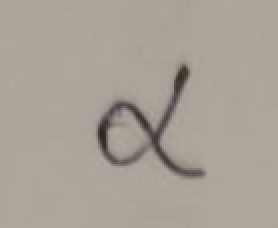
//> input picture 5-deep-networks/data/greek_custom/0_1.jpg, 139 x 114 px (shown 2 times larger)
$ ./main ../../5-deep-networks/data/greek_custom/0_1.jpg   (built with g++ and OpenCV 4)
//> lines starting //> are read from the running program, lines starting //| are printed output that depends on the picture
/*
  Chromaticity Analysis
  Based on Bruce A. Maxwell's histogram code (Spring 2024, CS 5330)

  This program:
  1. Loads an image with a cast shadow
  2. Generates an rg chromaticity 2D histogram
  3. Creates a chromaticity visualization of the original image
     (all pixels at same intensity, shadows should disappear)
*/

#include <cstdio>
#include <cstring>
#include <iostream>
#include <opencv2/opencv.hpp>

// Function to create rg chromaticity histogram
cv::Mat createChromaticityHistogram(const cv::Mat& src, int histsize = 256) {
    cv::Mat hist = cv::Mat::zeros(cv::Size(histsize, histsize), CV_32FC1);
    float max = 0;

    // Loop over all pixels
    for (int i = 0; i < src.rows; i++) {
        const cv::Vec3b* ptr = src.ptr<cv::Vec3b>(i);
        for (int j = 0; j < src.cols; j++) {
            float B = ptr[j][0];
            float G = ptr[j][1];
            float R = ptr[j][2];

            // Compute the r,g chromaticity
            float divisor = R + G + B;
            divisor = divisor > 0.0 ? divisor : 1.0;
            float r = R / divisor;
            float g = G / divisor;

            // Compute indexes
            int rindex = (int)(r * (histsize - 1) + 0.5);
            int gindex = (int)(g * (histsize - 1) + 0.5);

            // Increment the histogram
            hist.at<float>(rindex, gindex)++;
            float newvalue = hist.at<float>(rindex, gindex);
            max = newvalue > max ? newvalue : max;
        }
    }

    printf("Histogram: Largest bucket has %d pixels\n", (int)max);

    // Normalize by number of pixels
    hist /= (src.rows * src.cols);

    return hist;
}

// Function to visualize the histogram
cv::Mat visualizeHistogram(const cv::Mat& hist) {
    cv::Mat dst;
    dst.create(hist.size(), CV_8UC3);

    for (int i = 0; i < hist.rows; i++) {
        cv::Vec3b* ptr = dst.ptr<cv::Vec3b>(i);
        const float* hptr = hist.ptr<float>(i);
        for (int j = 0; j < hist.cols; j++) {
            // Region where r + g > 1 (invalid chromaticity)
            if (i + j > hist.rows) {
                ptr[j] = cv::Vec3b(200, 120, 60);
                continue;
            }

            float rcolor = (float)i / hist.rows;
            float gcolor = (float)j / hist.cols;
            float bcolor = 1 - (rcolor + gcolor);

            // Color bins by their chromaticity, weighted by histogram value
            ptr[j][0] = hptr[j] > 0 ? (uchar)(hptr[j] * 128 + 128 * bcolor) : 0;
            ptr[j][1] = hptr[j] > 0 ? (uchar)(hptr[j] * 128 + 128 * gcolor) : 0;
            ptr[j][2] = hptr[j] > 0 ? (uchar)(hptr[j] * 128 + 128 * rcolor) : 0;
        }
    }

    return dst;
}

// Function to create chromaticity image (same intensity for all pixels)
cv::Mat createChromaticityImage(const cv::Mat& src, float intensity = 200.0f) {
    cv::Mat dst;
    dst.create(src.size(), CV_8UC3);

    for (int i = 0; i < src.rows; i++) {
        const cv::Vec3b* srcPtr = src.ptr<cv::Vec3b>(i);
        cv::Vec3b* dstPtr = dst.ptr<cv::Vec3b>(i);

        for (int j = 0; j < src.cols; j++) {
            float B = srcPtr[j][0];
            float G = srcPtr[j][1];
            float R = srcPtr[j][2];

            // Compute chromaticity
            float divisor = R + G + B;
            divisor = divisor > 0.0 ? divisor : 1.0;

            float r = R / divisor;
            float g = G / divisor;
            float b = 1.0f - r - g;  // b = B / divisor, but also 1 - r - g

            // Multiply by constant intensity
            dstPtr[j][0] = cv::saturate_cast<uchar>(b * intensity);
            dstPtr[j][1] = cv::saturate_cast<uchar>(g * intensity);
            dstPtr[j][2] = cv::saturate_cast<uchar>(r * intensity);
        }
    }

    return dst;
}

int main(int argc, char* argv[]) {
    cv::Mat src;
    std::string filename;

    // Check arguments
    if (argc < 2) {
        std::cout << "Usage: " << argv[0] << " <image filename>" << std::endl;
        return -1;
    }

    filename = argv[1];

    // Read the image
    src = cv::imread(filename);
//> src is the input picture: 114 rows x 139 cols, CV_8UC3; mean B, G, R 151.8, 160.5, 169.5
    if (src.empty()) {
        std::cout << "Error: Unable to read file " << filename << std::endl;
        return -2;
    }

    std::cout << "Image loaded: " << src.cols << " x " << src.rows << " pixels" << std::endl;
//| Image loaded: 139 x 114 pixels

    // 1. Create chromaticity histogram
    std::cout << "\nCreating rg chromaticity histogram..." << std::endl;
    cv::Mat hist = createChromaticityHistogram(src);
//> the loop in createChromaticityHistogram, `for (int i = 0; i < src.rows; i++)` made 114 passes
//> max on passes 1 to 12: 139, 278, 417, 556, 695, 834, 973, 1112, 1251, 1390, 1529, 1668
//> after the loop in createChromaticityHistogram, `for (int i = 0; i < src.rows; i++)`: max = 14084
//| Histogram: Largest bucket has 14084 pixels
//> in createChromaticityHistogram, `hist /= (src.rows * src.cols);`: hist: 256 rows x 256 cols, CV_32FC1; min 0, max 0.889, mean 1.53e-05

    // 2. Visualize the histogram
    cv::Mat histVis = visualizeHistogram(hist);
//> after the loop in visualizeHistogram, `for (int i = 0; i < hist.rows; i++)`:
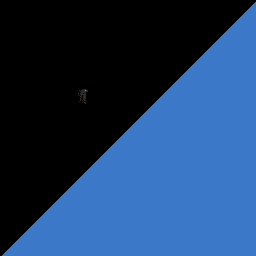
//> dst: 256 rows x 256 cols, CV_8UC3; mean B, G, R 98.9, 59.3, 29.7

    // 3. Create chromaticity image (constant intensity = 200)
    std::cout << "Creating chromaticity visualization image..." << std::endl;
    cv::Mat chromaImage = createChromaticityImage(src, 200.0f);
//> after the loop in createChromaticityImage, `for (int i = 0; i < src.rows; i++)`:
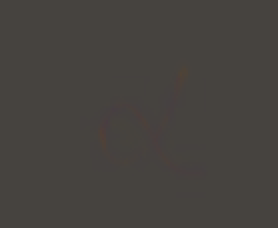
//> dst: 114 rows x 139 cols, CV_8UC3 (shown 2 times larger); mean B, G, R 63, 66.9, 70.1

    // Resize images for display if they're too large
    cv::Mat srcDisplay, chromaDisplay;
    double scale = 1.0;
    if (src.rows > 800 || src.cols > 800) {
        scale = 800.0 / std::max(src.rows, src.cols);
        cv::resize(src, srcDisplay, cv::Size(), scale, scale);
        cv::resize(chromaImage, chromaDisplay, cv::Size(), scale, scale);
    } else {
        srcDisplay = src.clone();
        chromaDisplay = chromaImage.clone();
    }

    // Display all images
    cv::imshow("Original Image", srcDisplay);
    cv::imshow("rg Chromaticity Histogram", histVis);
    cv::imshow("Chromaticity Image (Constant Intensity)", chromaDisplay);

    // Save all output images
    std::cout << "\nSaving images..." << std::endl;

    // Save original image (resized version for consistency)
    cv::imwrite("original_image.png", src);
    std::cout << "Saved: original_image.png" << std::endl;

    // Save histogram visualization
    cv::imwrite("histogram_output.png", histVis);
    std::cout << "Saved: histogram_output.png" << std::endl;

    // Save chromaticity image (constant intensity)
    cv::imwrite("chromaticity_image.png", chromaImage);
    std::cout << "Saved: chromaticity_image.png" << std::endl;

    // Save a larger version of histogram for better visibility
    cv::Mat histLarge;
    cv::resize(histVis, histLarge, cv::Size(512, 512), 0, 0, cv::INTER_NEAREST);
    cv::imwrite("histogram_large.png", histLarge);
    std::cout << "Saved: histogram_large.png (512x512)" << std::endl;

    std::cout << "\nPress any key to exit..." << std::endl;
    cv::waitKey(0);
    cv::destroyAllWindows();

    return 0;
}
